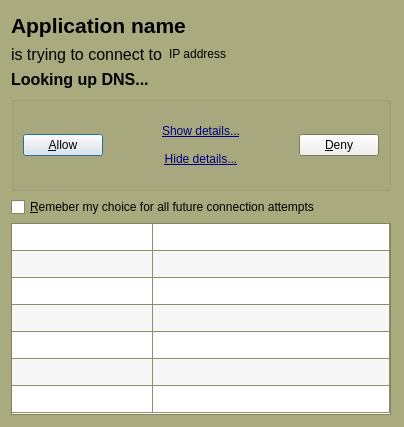
<?xml version="1.0" encoding="UTF-8"?>
<ui version="4.0">
 <class>DialogOut</class>
 <widget class="QDialog" name="DialogOut">
  <property name="geometry">
   <rect>
    <x>0</x>
    <y>0</y>
    <width>523</width>
    <height>459</height>
   </rect>
  </property>
  <property name="sizePolicy">
   <sizepolicy hsizetype="Preferred" vsizetype="Preferred">
    <horstretch>0</horstretch>
    <verstretch>0</verstretch>
   </sizepolicy>
  </property>
  <property name="palette">
   <palette>
    <active>
     <colorrole role="Base">
      <brush brushstyle="SolidPattern">
       <color alpha="255">
        <red>255</red>
        <green>255</green>
        <blue>255</blue>
       </color>
      </brush>
     </colorrole>
     <colorrole role="Window">
      <brush brushstyle="SolidPattern">
       <color alpha="255">
        <red>170</red>
        <green>170</green>
        <blue>127</blue>
       </color>
      </brush>
     </colorrole>
    </active>
    <inactive>
     <colorrole role="Base">
      <brush brushstyle="SolidPattern">
       <color alpha="255">
        <red>255</red>
        <green>255</green>
        <blue>255</blue>
       </color>
      </brush>
     </colorrole>
     <colorrole role="Window">
      <brush brushstyle="SolidPattern">
       <color alpha="255">
        <red>170</red>
        <green>170</green>
        <blue>127</blue>
       </color>
      </brush>
     </colorrole>
    </inactive>
    <disabled>
     <colorrole role="Base">
      <brush brushstyle="SolidPattern">
       <color alpha="255">
        <red>170</red>
        <green>170</green>
        <blue>127</blue>
       </color>
      </brush>
     </colorrole>
     <colorrole role="Window">
      <brush brushstyle="SolidPattern">
       <color alpha="255">
        <red>170</red>
        <green>170</green>
        <blue>127</blue>
       </color>
      </brush>
     </colorrole>
    </disabled>
   </palette>
  </property>
  <property name="windowTitle">
   <string>Dialog</string>
  </property>
  <property name="windowIcon">
   <iconset resource="resource.qrc">
    <normaloff>:/pics/pic.jpg</normaloff>:/pics/pic.jpg</iconset>
  </property>
  <layout class="QVBoxLayout" name="verticalLayout_2">
   <property name="sizeConstraint">
    <enum>QLayout::SetFixedSize</enum>
   </property>
   <property name="topMargin">
    <number>0</number>
   </property>
   <property name="rightMargin">
    <number>0</number>
   </property>
   <item>
    <layout class="QHBoxLayout" name="horizontalLayout_5">
     <property name="sizeConstraint">
      <enum>QLayout::SetFixedSize</enum>
     </property>
     <property name="rightMargin">
      <number>0</number>
     </property>
     <item>
      <layout class="QVBoxLayout" name="verticalLayout">
       <property name="sizeConstraint">
        <enum>QLayout::SetMinimumSize</enum>
       </property>
       <property name="topMargin">
        <number>13</number>
       </property>
       <property name="rightMargin">
        <number>0</number>
       </property>
       <item>
        <widget class="QLabel" name="label_name">
         <property name="font">
          <font>
           <family>Ubuntu</family>
           <pointsize>16</pointsize>
           <weight>75</weight>
           <bold>true</bold>
          </font>
         </property>
         <property name="text">
          <string>Application name</string>
         </property>
         <property name="wordWrap">
          <bool>true</bool>
         </property>
         <property name="textInteractionFlags">
          <set>Qt::TextSelectableByKeyboard|Qt::TextSelectableByMouse</set>
         </property>
        </widget>
       </item>
       <item>
        <layout class="QHBoxLayout" name="horizontalLayout">
         <item>
          <widget class="QLabel" name="label_text">
           <property name="palette">
            <palette>
             <active>
              <colorrole role="WindowText">
               <brush brushstyle="SolidPattern">
                <color alpha="255">
                 <red>0</red>
                 <green>0</green>
                 <blue>0</blue>
                </color>
               </brush>
              </colorrole>
              <colorrole role="Base">
               <brush brushstyle="SolidPattern">
                <color alpha="255">
                 <red>170</red>
                 <green>170</green>
                 <blue>127</blue>
                </color>
               </brush>
              </colorrole>
              <colorrole role="Window">
               <brush brushstyle="SolidPattern">
                <color alpha="255">
                 <red>170</red>
                 <green>170</green>
                 <blue>255</blue>
                </color>
               </brush>
              </colorrole>
             </active>
             <inactive>
              <colorrole role="WindowText">
               <brush brushstyle="SolidPattern">
                <color alpha="255">
                 <red>0</red>
                 <green>0</green>
                 <blue>0</blue>
                </color>
               </brush>
              </colorrole>
              <colorrole role="Base">
               <brush brushstyle="SolidPattern">
                <color alpha="255">
                 <red>170</red>
                 <green>170</green>
                 <blue>127</blue>
                </color>
               </brush>
              </colorrole>
              <colorrole role="Window">
               <brush brushstyle="SolidPattern">
                <color alpha="255">
                 <red>170</red>
                 <green>170</green>
                 <blue>255</blue>
                </color>
               </brush>
              </colorrole>
             </inactive>
             <disabled>
              <colorrole role="WindowText">
               <brush brushstyle="SolidPattern">
                <color alpha="255">
                 <red>106</red>
                 <green>104</green>
                 <blue>100</blue>
                </color>
               </brush>
              </colorrole>
              <colorrole role="Base">
               <brush brushstyle="SolidPattern">
                <color alpha="255">
                 <red>170</red>
                 <green>170</green>
                 <blue>255</blue>
                </color>
               </brush>
              </colorrole>
              <colorrole role="Window">
               <brush brushstyle="SolidPattern">
                <color alpha="255">
                 <red>170</red>
                 <green>170</green>
                 <blue>255</blue>
                </color>
               </brush>
              </colorrole>
             </disabled>
            </palette>
           </property>
           <property name="font">
            <font>
             <family>Ubuntu</family>
             <pointsize>12</pointsize>
             <weight>50</weight>
             <bold>false</bold>
            </font>
           </property>
           <property name="text">
            <string>is trying to connect to</string>
           </property>
           <property name="textFormat">
            <enum>Qt::PlainText</enum>
           </property>
           <property name="wordWrap">
            <bool>true</bool>
           </property>
          </widget>
         </item>
         <item>
          <widget class="QLabel" name="label_ip">
           <property name="font">
            <font>
             <weight>50</weight>
             <bold>false</bold>
            </font>
           </property>
           <property name="text">
            <string>IP address</string>
           </property>
           <property name="textInteractionFlags">
            <set>Qt::TextSelectableByKeyboard|Qt::TextSelectableByMouse</set>
           </property>
          </widget>
         </item>
         <item>
          <spacer name="horizontalSpacer_4">
           <property name="orientation">
            <enum>Qt::Horizontal</enum>
           </property>
           <property name="sizeHint" stdset="0">
            <size>
             <width>40</width>
             <height>20</height>
            </size>
           </property>
          </spacer>
         </item>
        </layout>
       </item>
       <item>
        <layout class="QHBoxLayout" name="horizontalLayout_2">
         <item>
          <widget class="QLabel" name="label_domain">
           <property name="font">
            <font>
             <family>Ubuntu</family>
             <pointsize>12</pointsize>
             <weight>75</weight>
             <bold>true</bold>
            </font>
           </property>
           <property name="text">
            <string>Looking up DNS...</string>
           </property>
           <property name="textInteractionFlags">
            <set>Qt::TextSelectableByKeyboard|Qt::TextSelectableByMouse</set>
           </property>
          </widget>
         </item>
         <item>
          <spacer name="horizontalSpacer">
           <property name="orientation">
            <enum>Qt::Horizontal</enum>
           </property>
           <property name="sizeHint" stdset="0">
            <size>
             <width>40</width>
             <height>20</height>
            </size>
           </property>
          </spacer>
         </item>
        </layout>
       </item>
       <item>
        <widget class="QGroupBox" name="groupBox">
         <property name="sizePolicy">
          <sizepolicy hsizetype="Fixed" vsizetype="Fixed">
           <horstretch>0</horstretch>
           <verstretch>0</verstretch>
          </sizepolicy>
         </property>
         <property name="title">
          <string/>
         </property>
         <layout class="QHBoxLayout" name="horizontalLayout_3">
          <property name="sizeConstraint">
           <enum>QLayout::SetFixedSize</enum>
          </property>
          <item>
           <widget class="QPushButton" name="pushButton_allow">
            <property name="text">
             <string>&amp;Allow</string>
            </property>
           </widget>
          </item>
          <item>
           <spacer name="horizontalSpacer_2">
            <property name="orientation">
             <enum>Qt::Horizontal</enum>
            </property>
            <property name="sizeHint" stdset="0">
             <size>
              <width>40</width>
              <height>20</height>
             </size>
            </property>
           </spacer>
          </item>
          <item>
           <widget class="QFrame" name="verticalFrame">
            <layout class="QVBoxLayout" name="verticalLayout_3">
             <item>
              <widget class="QPushButton" name="pushButton_show">
               <property name="enabled">
                <bool>true</bool>
               </property>
               <property name="palette">
                <palette>
                 <active>
                  <colorrole role="WindowText">
                   <brush brushstyle="SolidPattern">
                    <color alpha="255">
                     <red>0</red>
                     <green>0</green>
                     <blue>127</blue>
                    </color>
                   </brush>
                  </colorrole>
                  <colorrole role="Text">
                   <brush brushstyle="SolidPattern">
                    <color alpha="255">
                     <red>0</red>
                     <green>0</green>
                     <blue>127</blue>
                    </color>
                   </brush>
                  </colorrole>
                  <colorrole role="ButtonText">
                   <brush brushstyle="SolidPattern">
                    <color alpha="255">
                     <red>0</red>
                     <green>0</green>
                     <blue>127</blue>
                    </color>
                   </brush>
                  </colorrole>
                 </active>
                 <inactive>
                  <colorrole role="WindowText">
                   <brush brushstyle="SolidPattern">
                    <color alpha="255">
                     <red>0</red>
                     <green>0</green>
                     <blue>127</blue>
                    </color>
                   </brush>
                  </colorrole>
                  <colorrole role="Text">
                   <brush brushstyle="SolidPattern">
                    <color alpha="255">
                     <red>0</red>
                     <green>0</green>
                     <blue>127</blue>
                    </color>
                   </brush>
                  </colorrole>
                  <colorrole role="ButtonText">
                   <brush brushstyle="SolidPattern">
                    <color alpha="255">
                     <red>0</red>
                     <green>0</green>
                     <blue>127</blue>
                    </color>
                   </brush>
                  </colorrole>
                 </inactive>
                 <disabled>
                  <colorrole role="WindowText">
                   <brush brushstyle="SolidPattern">
                    <color alpha="255">
                     <red>106</red>
                     <green>104</green>
                     <blue>100</blue>
                    </color>
                   </brush>
                  </colorrole>
                  <colorrole role="Text">
                   <brush brushstyle="SolidPattern">
                    <color alpha="255">
                     <red>106</red>
                     <green>104</green>
                     <blue>100</blue>
                    </color>
                   </brush>
                  </colorrole>
                  <colorrole role="ButtonText">
                   <brush brushstyle="SolidPattern">
                    <color alpha="255">
                     <red>106</red>
                     <green>104</green>
                     <blue>100</blue>
                    </color>
                   </brush>
                  </colorrole>
                 </disabled>
                </palette>
               </property>
               <property name="font">
                <font>
                 <underline>true</underline>
                </font>
               </property>
               <property name="cursor">
                <cursorShape>PointingHandCursor</cursorShape>
               </property>
               <property name="focusPolicy">
                <enum>Qt::TabFocus</enum>
               </property>
               <property name="text">
                <string>&amp;Show details...</string>
               </property>
               <property name="iconSize">
                <size>
                 <width>1</width>
                 <height>16</height>
                </size>
               </property>
               <property name="autoDefault">
                <bool>false</bool>
               </property>
               <property name="flat">
                <bool>true</bool>
               </property>
              </widget>
             </item>
             <item>
              <widget class="QPushButton" name="pushButton_hide">
               <property name="palette">
                <palette>
                 <active>
                  <colorrole role="ButtonText">
                   <brush brushstyle="SolidPattern">
                    <color alpha="255">
                     <red>0</red>
                     <green>0</green>
                     <blue>127</blue>
                    </color>
                   </brush>
                  </colorrole>
                 </active>
                 <inactive>
                  <colorrole role="ButtonText">
                   <brush brushstyle="SolidPattern">
                    <color alpha="255">
                     <red>0</red>
                     <green>0</green>
                     <blue>127</blue>
                    </color>
                   </brush>
                  </colorrole>
                 </inactive>
                 <disabled>
                  <colorrole role="ButtonText">
                   <brush brushstyle="SolidPattern">
                    <color alpha="255">
                     <red>106</red>
                     <green>104</green>
                     <blue>100</blue>
                    </color>
                   </brush>
                  </colorrole>
                 </disabled>
                </palette>
               </property>
               <property name="font">
                <font>
                 <underline>true</underline>
                </font>
               </property>
               <property name="cursor">
                <cursorShape>PointingHandCursor</cursorShape>
               </property>
               <property name="focusPolicy">
                <enum>Qt::NoFocus</enum>
               </property>
               <property name="text">
                <string>&amp;Hide details...</string>
               </property>
               <property name="autoDefault">
                <bool>false</bool>
               </property>
               <property name="flat">
                <bool>true</bool>
               </property>
              </widget>
             </item>
            </layout>
           </widget>
          </item>
          <item>
           <spacer name="horizontalSpacer_3">
            <property name="orientation">
             <enum>Qt::Horizontal</enum>
            </property>
            <property name="sizeHint" stdset="0">
             <size>
              <width>40</width>
              <height>20</height>
             </size>
            </property>
           </spacer>
          </item>
          <item>
           <widget class="QPushButton" name="pushButton_deny">
            <property name="text">
             <string>&amp;Deny</string>
            </property>
           </widget>
          </item>
         </layout>
        </widget>
       </item>
       <item>
        <widget class="QCheckBox" name="checkBox">
         <property name="text">
          <string>&amp;Remeber my choice for all future connection attempts</string>
         </property>
        </widget>
       </item>
      </layout>
     </item>
     <item>
      <spacer name="spacer">
       <property name="orientation">
        <enum>Qt::Horizontal</enum>
       </property>
       <property name="sizeType">
        <enum>QSizePolicy::Minimum</enum>
       </property>
       <property name="sizeHint" stdset="0">
        <size>
         <width>0</width>
         <height>0</height>
        </size>
       </property>
      </spacer>
     </item>
     <item>
      <layout class="QVBoxLayout" name="verticalLayout_4">
       <property name="sizeConstraint">
        <enum>QLayout::SetMaximumSize</enum>
       </property>
       <item>
        <widget class="QLabel" name="label_2">
         <property name="sizePolicy">
          <sizepolicy hsizetype="Minimum" vsizetype="Preferred">
           <horstretch>0</horstretch>
           <verstretch>0</verstretch>
          </sizepolicy>
         </property>
         <property name="text">
          <string/>
         </property>
         <property name="pixmap">
          <pixmap resource="resource.qrc">:/pics/tux.jpg</pixmap>
         </property>
        </widget>
       </item>
       <item>
        <spacer name="verticalSpacer">
         <property name="orientation">
          <enum>Qt::Vertical</enum>
         </property>
         <property name="sizeHint" stdset="0">
          <size>
           <width>0</width>
           <height>0</height>
          </size>
         </property>
        </spacer>
       </item>
      </layout>
     </item>
    </layout>
   </item>
   <item>
    <layout class="QVBoxLayout" name="verticalLayout_5">
     <property name="spacing">
      <number>0</number>
     </property>
     <property name="sizeConstraint">
      <enum>QLayout::SetMinimumSize</enum>
     </property>
     <property name="rightMargin">
      <number>13</number>
     </property>
     <property name="bottomMargin">
      <number>0</number>
     </property>
     <item>
      <widget class="QTableWidget" name="tableWidget_details">
       <property name="sizePolicy">
        <sizepolicy hsizetype="Minimum" vsizetype="Minimum">
         <horstretch>0</horstretch>
         <verstretch>0</verstretch>
        </sizepolicy>
       </property>
       <property name="focusPolicy">
        <enum>Qt::NoFocus</enum>
       </property>
       <property name="autoFillBackground">
        <bool>false</bool>
       </property>
       <property name="frameShape">
        <enum>QFrame::StyledPanel</enum>
       </property>
       <property name="verticalScrollBarPolicy">
        <enum>Qt::ScrollBarAlwaysOff</enum>
       </property>
       <property name="horizontalScrollBarPolicy">
        <enum>Qt::ScrollBarAlwaysOff</enum>
       </property>
       <property name="editTriggers">
        <set>QAbstractItemView::DoubleClicked|QAbstractItemView::EditKeyPressed</set>
       </property>
       <property name="alternatingRowColors">
        <bool>true</bool>
       </property>
       <property name="gridStyle">
        <enum>Qt::SolidLine</enum>
       </property>
       <property name="cornerButtonEnabled">
        <bool>true</bool>
       </property>
       <property name="rowCount">
        <number>7</number>
       </property>
       <property name="columnCount">
        <number>2</number>
       </property>
       <attribute name="horizontalHeaderVisible">
        <bool>false</bool>
       </attribute>
       <attribute name="horizontalHeaderDefaultSectionSize">
        <number>141</number>
       </attribute>
       <attribute name="horizontalHeaderStretchLastSection">
        <bool>true</bool>
       </attribute>
       <attribute name="verticalHeaderVisible">
        <bool>false</bool>
       </attribute>
       <attribute name="verticalHeaderDefaultSectionSize">
        <number>27</number>
       </attribute>
       <attribute name="verticalHeaderStretchLastSection">
        <bool>false</bool>
       </attribute>
       <row/>
       <row/>
       <row/>
       <row/>
       <row/>
       <row/>
       <row/>
       <column/>
       <column/>
      </widget>
     </item>
    </layout>
   </item>
   <item>
    <spacer name="verticalSpacer_2">
     <property name="orientation">
      <enum>Qt::Vertical</enum>
     </property>
     <property name="sizeHint" stdset="0">
      <size>
       <width>20</width>
       <height>1</height>
      </size>
     </property>
    </spacer>
   </item>
  </layout>
 </widget>
 <tabstops>
  <tabstop>pushButton_show</tabstop>
  <tabstop>pushButton_allow</tabstop>
  <tabstop>pushButton_deny</tabstop>
  <tabstop>checkBox</tabstop>
 </tabstops>
 <resources>
  <include location="resource.qrc"/>
 </resources>
 <connections>
  <connection>
   <sender>pushButton_show</sender>
   <signal>clicked()</signal>
   <receiver>pushButton_show</receiver>
   <slot>hide()</slot>
   <hints>
    <hint type="sourcelabel">
     <x>192</x>
     <y>107</y>
    </hint>
    <hint type="destinationlabel">
     <x>192</x>
     <y>107</y>
    </hint>
   </hints>
  </connection>
  <connection>
   <sender>pushButton_show</sender>
   <signal>clicked()</signal>
   <receiver>pushButton_hide</receiver>
   <slot>show()</slot>
   <hints>
    <hint type="sourcelabel">
     <x>192</x>
     <y>107</y>
    </hint>
    <hint type="destinationlabel">
     <x>192</x>
     <y>139</y>
    </hint>
   </hints>
  </connection>
  <connection>
   <sender>pushButton_hide</sender>
   <signal>clicked()</signal>
   <receiver>pushButton_hide</receiver>
   <slot>hide()</slot>
   <hints>
    <hint type="sourcelabel">
     <x>205</x>
     <y>147</y>
    </hint>
    <hint type="destinationlabel">
     <x>205</x>
     <y>147</y>
    </hint>
   </hints>
  </connection>
  <connection>
   <sender>pushButton_hide</sender>
   <signal>clicked()</signal>
   <receiver>pushButton_show</receiver>
   <slot>show()</slot>
   <hints>
    <hint type="sourcelabel">
     <x>205</x>
     <y>147</y>
    </hint>
    <hint type="destinationlabel">
     <x>205</x>
     <y>115</y>
    </hint>
   </hints>
  </connection>
  <connection>
   <sender>pushButton_hide</sender>
   <signal>clicked()</signal>
   <receiver>tableWidget_details</receiver>
   <slot>hide()</slot>
   <hints>
    <hint type="sourcelabel">
     <x>205</x>
     <y>146</y>
    </hint>
    <hint type="destinationlabel">
     <x>258</x>
     <y>310</y>
    </hint>
   </hints>
  </connection>
  <connection>
   <sender>pushButton_show</sender>
   <signal>clicked()</signal>
   <receiver>tableWidget_details</receiver>
   <slot>show()</slot>
   <hints>
    <hint type="sourcelabel">
     <x>205</x>
     <y>115</y>
    </hint>
    <hint type="destinationlabel">
     <x>258</x>
     <y>310</y>
    </hint>
   </hints>
  </connection>
  <connection>
   <sender>pushButton_allow</sender>
   <signal>clicked()</signal>
   <receiver>DialogOut</receiver>
   <slot>hide()</slot>
   <hints>
    <hint type="sourcelabel">
     <x>60</x>
     <y>130</y>
    </hint>
    <hint type="destinationlabel">
     <x>261</x>
     <y>210</y>
    </hint>
   </hints>
  </connection>
  <connection>
   <sender>pushButton_deny</sender>
   <signal>clicked()</signal>
   <receiver>DialogOut</receiver>
   <slot>hide()</slot>
   <hints>
    <hint type="sourcelabel">
     <x>357</x>
     <y>130</y>
    </hint>
    <hint type="destinationlabel">
     <x>261</x>
     <y>210</y>
    </hint>
   </hints>
  </connection>
 </connections>
</ui>
